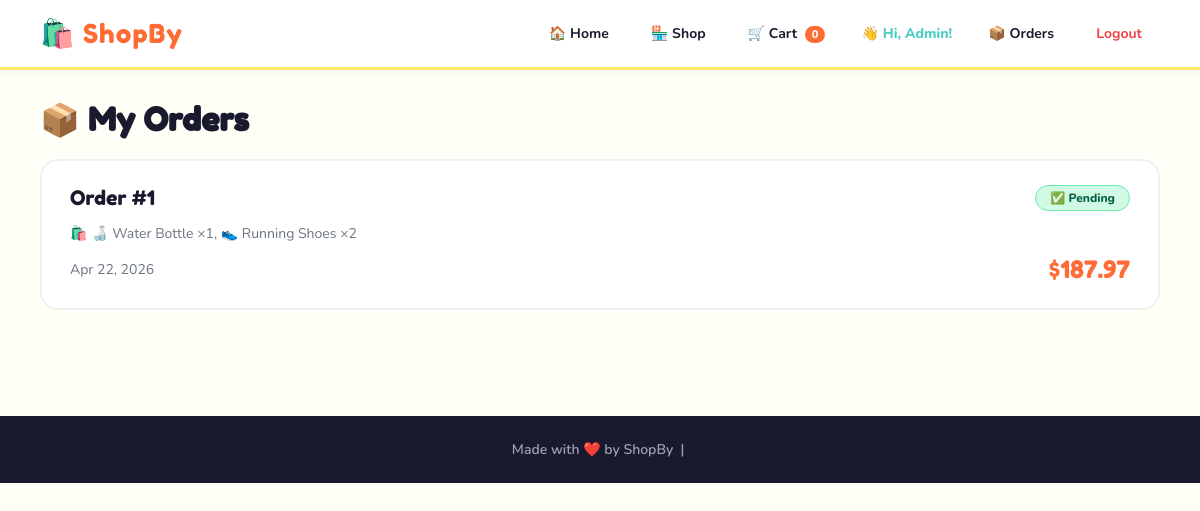
/my-orders/ (signed in), run on the app's committed database.
### store/models.py (models this page shows, shortened)
class Order(models.Model):
    STATUS_CHOICES = [
        ('pending',    'Pending'),
        ('processing', 'Processing'),
        ('shipped',    'Shipped'),
        ('delivered',  'Delivered'),
    ]
    user       = models.ForeignKey(User, on_delete=models.CASCADE)
    status     = models.CharField(max_length=20, choices=STATUS_CHOICES, default='pending')
    total      = models.DecimalField(max_digits=10, decimal_places=2, default=0)
    created_at = models.DateTimeField(auto_now_add=True)

class OrderItem(models.Model):
    order    = models.ForeignKey(Order, on_delete=models.CASCADE, related_name='items')
    product  = models.ForeignKey(Product, on_delete=models.CASCADE)
    quantity = models.PositiveIntegerField(default=1)
    price    = models.DecimalField(max_digits=8, decimal_places=2)  # price at time of order

class Product(models.Model):
    name        = models.CharField(max_length=200)
    description = models.TextField()
    price       = models.DecimalField(max_digits=8, decimal_places=2)
    emoji       = models.CharField(max_length=10, default='📦')   # fun emoji icon
    category    = models.ForeignKey(Category, on_delete=models.SET_NULL, null=True)
    stock       = models.PositiveIntegerField(default=10)
    created_at  = models.DateTimeField(auto_now_add=True)

### store/views.py (the view)
# urls.py: path('my-orders/',                  views.my_orders,     name='my_orders'),
@login_required
def my_orders(request):
    orders = Order.objects.filter(user=request.user).prefetch_related('items__product').order_by('-created_at')
    return render(request, 'store/orders.html', {'orders': orders})

### store/templates/store/orders.html (shortened to what this page needs)
{% extends 'store/base.html' %}
{% block content %}
<div class="page">
  <h2 class="page-title">📦 My Orders</h2>
  {% if orders %}
    {% for order in orders %}
      <div class="order-card">
        <div class="order-header">
          <span class="order-id">Order #{{ order.id }}</span>
          <span class="order-status">✅ {{ order.get_status_display }}</span>
        </div>
        <div class="order-items-summary">
          🛍️
          {% for item in order.items.all %}
            {{ item.product.emoji }} {{ item.product.name }} ×{{ item.quantity }}{% if not forloop.last %}, {% endif %}
          {% endfor %}
        </div>
        <div class="order-footer">
          <span>{{ order.created_at|date:"M d, Y" }}</span>
          <span class="order-total">${{ order.total }}</span>
        </div>
      </div>
    {% endfor %}
  {% endif %}
</div>
{% endblock %}

### store/templates/store/base.html (shortened to what this page needs)
{% load static %}
<!DOCTYPE html>
<html lang="en">
<head>
  <link rel="stylesheet" href="{% static 'store/css/style.css' %}"/>
</head>
<body>
<nav class="navbar">
  <a class="nav-brand" href="{% url 'home' %}">
    <span class="brand-icon">🛍️</span>
    <span class="brand-text">ShopBy</span>
  </a>
  <div class="nav-links">
    <a class="nav-btn" href="{% url 'home' %}">🏠 Home</a>
    <a class="nav-btn" href="{% url 'shop' %}">🏪 Shop</a>
    <a class="nav-btn cart-btn" href="{% url 'cart' %}">
      🛒 Cart
      {% with total=request.session.cart.values|length %}
        <span class="badge">{{ request.session.cart|length }}</span>
      {% endwith %}
    </a>
    {% if user.is_authenticated %}
      <span class="user-greeting">👋 Hi, {{ user.username }}!</span>
      <a class="nav-btn" href="{% url 'my_orders' %}">📦 Orders</a>
      <a class="nav-btn logout-btn" href="{% url 'logout' %}">Logout</a>
    {% else %}
      <a class="nav-btn" href="{% url 'login' %}">🔑 Login</a>
      <a class="nav-btn signup-btn" href="{% url 'register' %}">✨ Sign Up</a>
    {% endif %}
  </div>
</nav>
<main>
  {% block content %}{% endblock %}
</main>
<footer class="footer">
  <p>Made with ❤️ by ShopBy &nbsp;|&nbsp; </p>
</footer>
</body>
</html>

### store/static/store/css/style.css (style rules this page uses)
:root { --primary: #FF6B35; --primary-light: #FF8F65; --secondary: #4ECDC4; --accent: #FFE66D; --bg: #FFFEF7; --bg2: #F0FDF9; --text: #1A1A2E; --text-light: #6B7280; --white: #ffffff; --card-shadow: 0 4px 20px rgba(0,0,0,0.08); --hover-shadow: 0 8px 30px rgba(0,0,0,0.15); --radius: 18px; --radius-sm: 10px; }
* { margin: 0; padding: 0; box-sizing: border-box; }
body { font-family: 'Nunito', sans-serif; background: var(--bg); color: var(--text); min-height: 100vh; }
.navbar { display: flex; align-items: center; justify-content: space-between; padding: 14px 40px; background: var(--white); border-bottom: 3px solid var(--accent); position: sticky; top: 0; z-index: 100; box-shadow: 0 2px 12px rgba(0,0,0,0.06); flex-wrap: wrap; gap: 10px; }
.nav-brand { display: flex; align-items: center; gap: 8px; text-decoration: none; }
.brand-icon { font-size: 28px; }
.brand-text { font-family: 'Fredoka One', cursive; font-size: 26px; color: var(--primary); letter-spacing: 1px; }
.nav-links { display: flex; align-items: center; gap: 6px; flex-wrap: wrap; }
.nav-btn { background: none; border: 2px solid transparent; padding: 8px 16px; border-radius: 50px; font-family: 'Nunito', sans-serif; font-size: 14px; font-weight: 700; cursor: pointer; color: var(--text); text-decoration: none; transition: all 0.2s ease; display: inline-block; }
.cart-btn { position: relative; }
.badge { background: var(--primary); color: white; border-radius: 50px; padding: 1px 7px; font-size: 11px; font-weight: 800; margin-left: 4px; }
.logout-btn { color: #EF4444 !important; }
.user-greeting { font-weight: 800; color: var(--secondary); font-size: 14px; padding: 8px 12px; }
.page { padding: 30px 40px; max-width: 1200px; margin: 0 auto; animation: fadeIn 0.3s ease; }
.page-title { font-family: 'Fredoka One', cursive; font-size: 32px; margin-bottom: 20px; }
.order-card { background: var(--white); border-radius: var(--radius); padding: 24px 28px; border: 2.5px solid #F0F0F0; margin-bottom: 16px; transition: border-color 0.2s; }
.order-header { display: flex; justify-content: space-between; align-items: center; margin-bottom: 12px; }
.order-id { font-family: 'Fredoka One', cursive; font-size: 20px; }
.order-status { padding: 4px 14px; border-radius: 50px; font-size: 12px; font-weight: 800; background: #D1FAE5; color: #065F46; border: 1px solid #6EE7B7; text-transform: capitalize; }
.order-items-summary { font-size: 14px; color: var(--text-light); margin-bottom: 10px; line-height: 1.6; }
.order-footer { display: flex; justify-content: space-between; align-items: center; font-size: 14px; color: var(--text-light); }
.order-total { font-family: 'Fredoka One', cursive; font-size: 24px; color: var(--primary); }
.footer { background: var(--text); color: #9CA3AF; text-align: center; padding: 24px; font-size: 14px; font-weight: 600; margin-top: 60px; }

### data on the page
Order: id "1", status "Pending", created_at "Apr 22, 2026", total "187.97"
OrderItem: product.emoji "🍶", product.name "Water Bottle", quantity "1"
OrderItem: product.emoji "👟", product.name "Running Shoes", quantity "2"

### other printed values
{{ request.session.cart|length }} "0"
{{ user.username }} "Admin"
